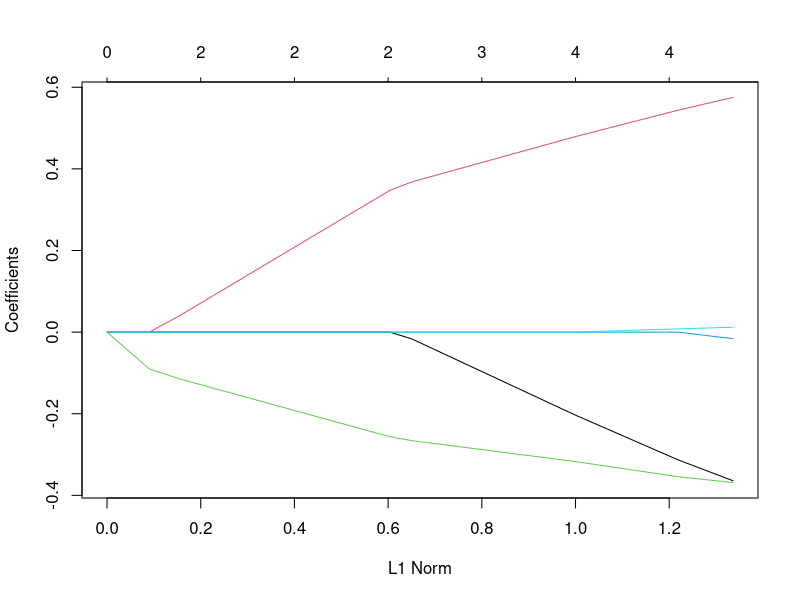
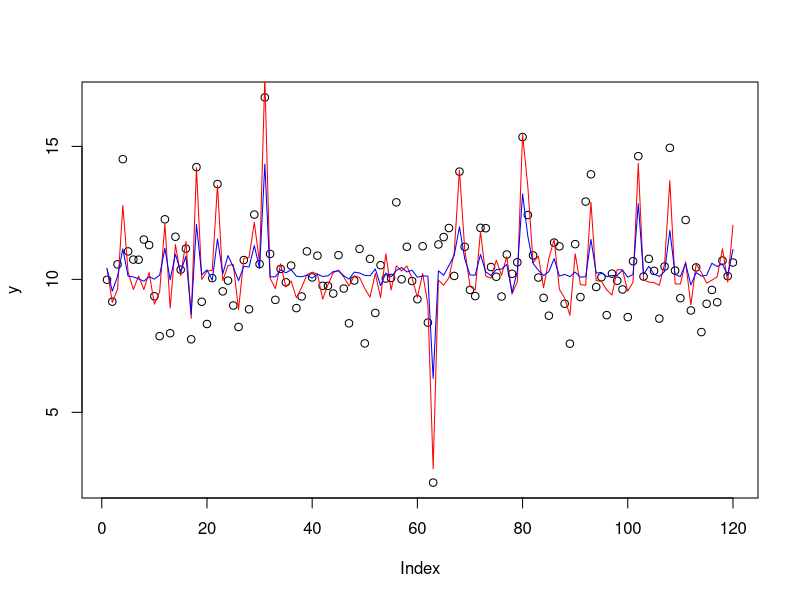
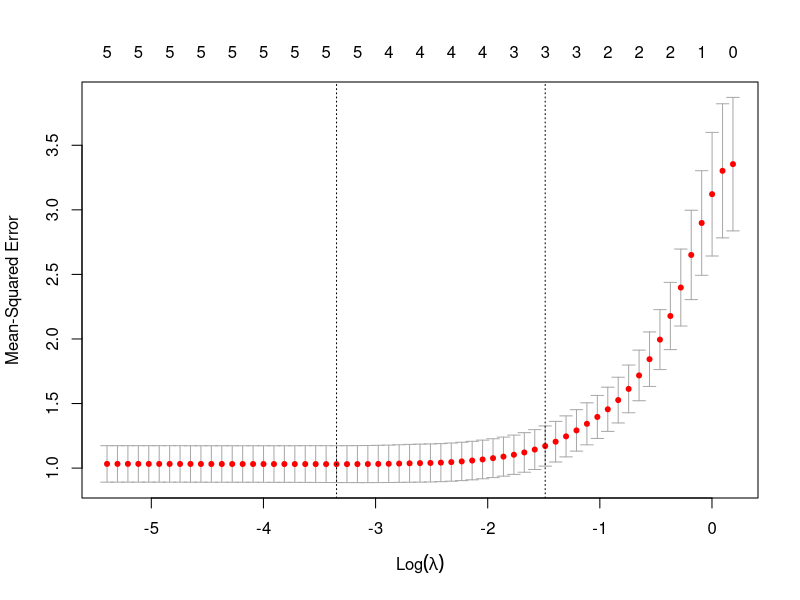
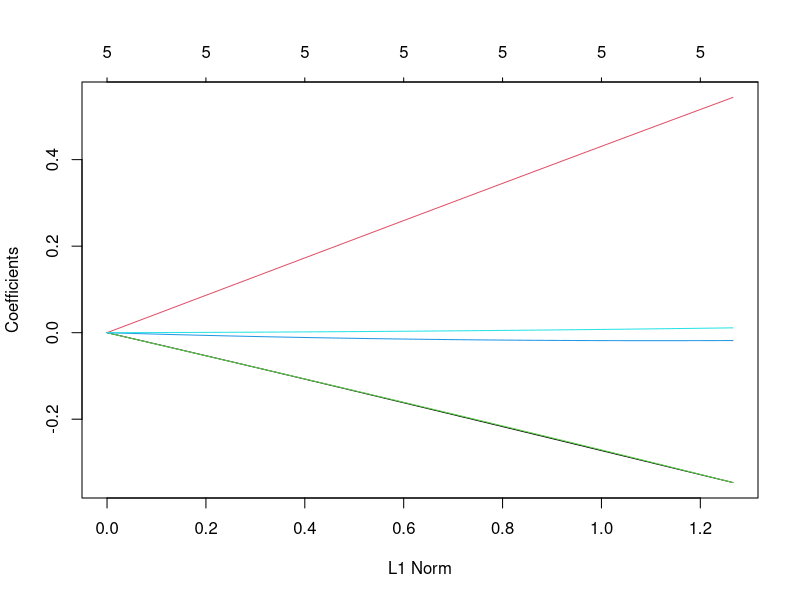
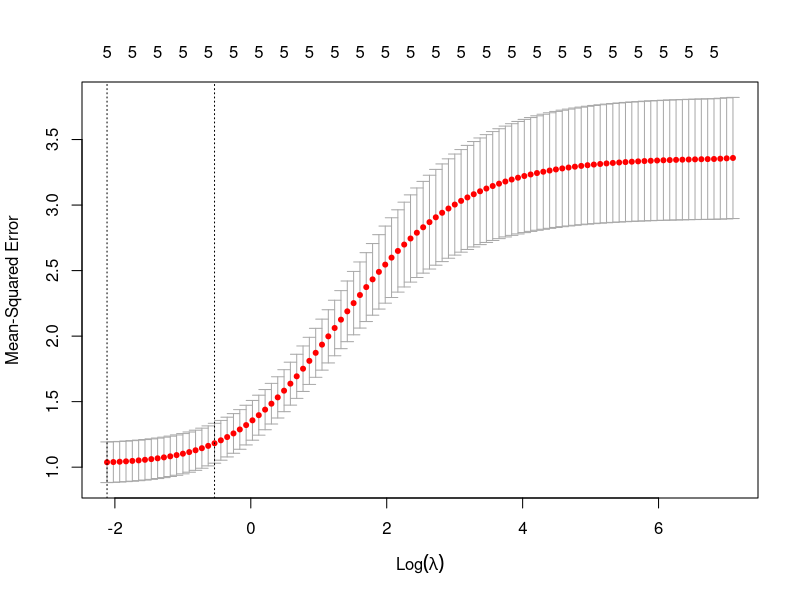
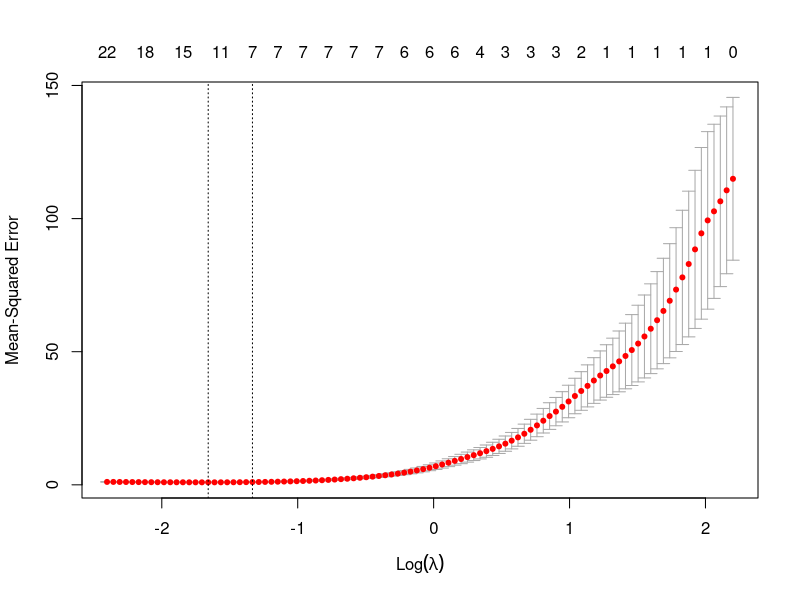
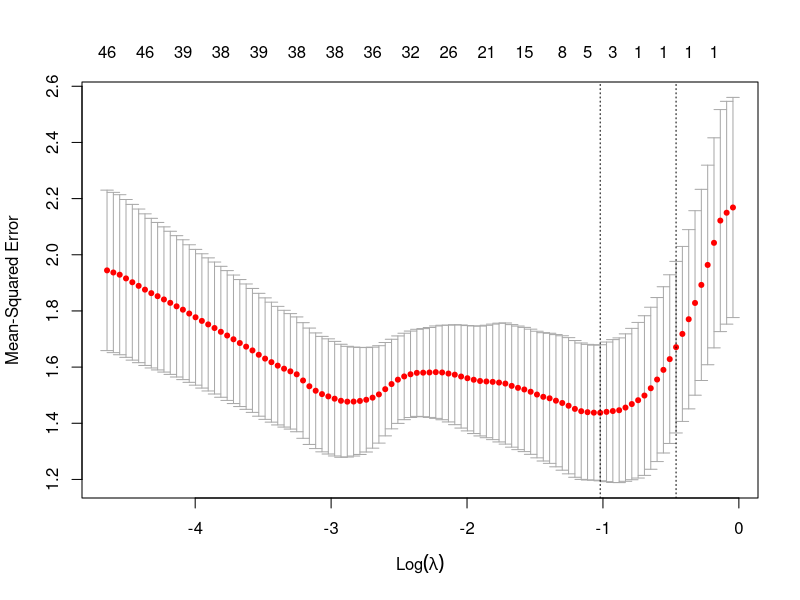

These figures' R source, in order:
# Sugestão: Pacote olsrr
# https://cran.r-project.org/web/packages/olsrr/vignettes/intro.html

##########################################
#
#   Pacotes usados nesse exemplo
#
##########################################
# install.packages("glmnet")
# install.packages("tidyverse")
# install.packages("caret")
# install.packages("leaps")


#############################################
#
#  Gerando os dados para o exemplo
#
#############################################
n=120
p=5

set.seed(1100)
x = matrix(ncol = p, nrow = n)
for(i in 1:p) x[,i] = rnorm(n)^i

colnames(x)= paste("X", 1:5, sep = "")
coef=c(10,round(rnorm(p-2),2),0,0)
names(coef) = c("(Intercept)", colnames(x))
    
# coeficientes do modelo:
coef
# gerando Y = X*beta + e
y=cbind(rep(1,n),x)%*%coef+rnorm(n)
cor(y,x)


#############################################
#
#  Ajustando o modelo: 
#
#############################################

### BACKWARD

m1=lm(y~x)
summary(m1)

m2=lm(y~x[,-4])
summary(m2)

m3=lm(y~x[,-c(4,5)])
summary(m3)

m4=lm(y~x[,-c(5)])
summary(m4)

final.B = lm(y~x[,1:3])
cf.B = coefficients(final.B); names(cf.B) = names(coef)[0:3+1]

#### FORWARD

m1=lm(y~x[,1])
summary(m1)
m2=lm(y~x[,2])
summary(m2)
m3=lm(y~x[,3])
summary(m3)
m4=lm(y~x[,4])
summary(m4)

m1=lm(y~x[,c(3,1)])
summary(m1)
m2=lm(y~x[,c(3,2)])
summary(m2)
m3=lm(y~x[,c(3,4)])
summary(m3)
m4=lm(y~x[,c(3,5)])
summary(m4)

m1=lm(y~x[,c(3,2,1)])
summary(m1)
m2=lm(y~x[,c(3,2,4)])
summary(m2)
m3=lm(y~x[,c(3,2,5)])
summary(m3)

m1=lm(y~x[,c(3,2,1,4)])
summary(m1)

m2=lm(y~x[,c(3,2,1,5)])
summary(m2)

final.F =lm(y~x[,c(3,2,1)])
cf.F = coefficients(final.F); names(cf.F) = names(coef)[c(0,3,2,1)+1]

# comparando
res = matrix(0, ncol = 3, nrow = length(coef))
rownames(res) = names(coef)
colnames(res) = c("Coeficiente", "Estimativa.B", "Estimativa.F")
res[, 1] = coef
res[names(cf.B),2] = cf.B
res[names(cf.F),3] = cf.F
round(res,2)

################

### Baseado em erro de previs?o:
# install.packages("tidyverse")
# install.packages("caret")
# install.packages("leaps")

library(tidyverse)
library(caret)
library(leaps)
library(MASS)

dados = data.frame(x,y)

# Fit the full model
full.model <- lm(y~x)
# Stepwise regression model
step.model <- stepAIC(full.model, direction = "both",
                      trace = FALSE)
summary(step.model)

models <- regsubsets(y~., data=dados, nvmax = 4,
                     method = "forward")
summary(models)


set.seed(123)
# Set up repeated k-fold cross-validation
train.control <- trainControl(method = "cv", number = 10)
# Train the model
step.model <- train(y ~., data = dados,
                    method = "leapBackward",
                    tuneGrid = data.frame(nvmax = 1:5),
                    trControl = train.control
)
step.model$results

step.model$bestTune

summary(step.model$finalModel)
coef.cv = coef(step.model$finalModel, 3)

res = cbind(res, rep(0,p+1))
res[names(coef.cv),4] = coef.cv 
colnames(res)[4] = "Estimativa.cv"
res

#################

install.packages("glmnet")
library(glmnet)

# Método para obter os coeficientes = Coordinate descent
# pag 8:  https://cran.r-project.org/web/packages/glmnet/vignettes/glmnet.pdf

# alpha = 0 -> Ridge
# alpha = 1 -> LASSO

#-------- Lasso ------------------------
#### glmnet: ajusta o modelo para vários lambdas (grade default ou personalizada)
ajuste = glmnet(x, y, alpha=1)

# coefficientes associados a cada lambda:
coefs.ajuste = coef(ajuste)
coefs.ajuste
dim(coefs.ajuste)  
coefs.ajuste[,10]  # coefs. para o décimo lambda da seq.
# eixo-x = lambda (no topo = nr. de coefs nao zero)
# eixo-y norma dos coeficientes
plot(ajuste)
# escolhe baseado no tamanho da amostra e qtde de variaveis (pra zerar mais ou menos coefs)
range(ajuste$lambda)

# coeficients para um outro valor de lambda
predict(ajuste, s = 0.001, type = "coefficients")
predict(ajuste, s = 1.21, type = "coefficients")

# valores preditos 
yhat = predict(ajuste, s = ajuste$lambda[60], type = "response", newx = x)
yhat2 = predict(ajuste, s = ajuste$lambda[10], type = "response", newx = x)
plot(y)
lines(yhat, col = "red")
lines(yhat2, col = "blue")

### cv.glmnet - essa diz qual eh o lambda otimo usa validação cruzada:
validacaoCruzada = cv.glmnet(x, y, alpha=1)
plot(validacaoCruzada) 
lambdaOtimo = validacaoCruzada$lambda.min
# os coeficients para o lambda ótimo pode ser obtidos 
coefficients(ajuste, s = lambdaOtimo)

# mesmo resultado será obtido usando a função predict
predict(ajuste, s = lambdaOtimo, type = "coefficients")

# se não tivéssemos a variável "ajuste":
ajuste.otimo = glmnet(x, y, alpha=1, lambda = lambdaOtimo)
coef(ajuste.otimo)


#-------- Ridge ------------------------

# raro zerar coeficientes

ajusteR = glmnet(x, y, alpha=0)
plot(ajusteR)
validacaoCruzada = cv.glmnet(x, y, alpha=0)
plot(validacaoCruzada)
lambdaOtimo = validacaoCruzada$lambda.min
coefficients(ajusteR, s = lambdaOtimo)



################################
# p maior que n
ncol = 100
nrow = 50
#gerar matriz com distribuições diferentes
X = matrix(0, ncol = ncol, nrow = nrow)
#for(j in 1:ncol) X[,j] = rnorm(nrow, sd = sqrt(j)) 
for(j in 1:ncol) X[,j] = rexp(nrow, rate = sqrt(j)) 

# 5 vars que realmente importam
p = 5
beta = rep(0,ncol)
beta[c(1,10,20,50,90)] = rep(10,5)

#aqui definimos o modelo correto
#y = 20 + 10X1 + 10X10+ 10X50 ... + e (dist normal)
Y = 20 + X%*%beta + rnorm(nrow)

#pergunta: sera que o lasso vai encontrar os coeficientes certos?

validacaoCruzada = cv.glmnet(X, Y, alpha=1, nfold = 5)
plot(validacaoCruzada)
lambdaOtimo = validacaoCruzada$lambda.min
ajuste.otimo = glmnet(X, Y, alpha=1, lambda = lambdaOtimo)
cf = coef(ajuste.otimo)
cf
nm = rownames(cf)[cf[,1] != 0]
nm
round(cf[nm,],4)

vars = paste("V",c(1,10,20,50,90), sep = "")
sum(vars %in% nm)

# tem um modelo com 100 variaveis, mas apenas 5 são uteis (como definiu? como validou?)
# sabemos quais sao exatamente as variaveis
# a terefa é aplicar o Lasso no modelo e ver se ele acerta quais sao as nao nulas uteis
#qtas vezes o lasso vai acertar quais são as variaveis certas em 100 repetições?

#E nesse caso: #for(j in 1:ncol) X[,j] = rexp(nrow, rate = sqrt(j)) ??
# Dai começa a ter problemas

#Testar com coeficientes de outras magnitudes (0.1, 0.5, 20, 60)

ncol = 100
nrow = 50
#gerar matriz com distribuições diferentes
X = matrix(0, ncol = ncol, nrow = nrow)
#for(j in 1:ncol) X[,j] = rnorm(nrow, sd = sqrt(j)) 
for(j in 1:ncol) X[,j] = rexp(nrow, rate = sqrt(j)) 

# 5 vars que realmente importam
p = 5
beta = rep(0,ncol)
beta[c(1,10,20,50,90)] = rep(10,5)

#aqui definimos o modelo correto
#y = 20 + 10X1 + 10X10+ 10X50 ... + e (dist normal)
Y = 20 + X%*%beta + rnorm(nrow)

#pergunta: sera que o lasso vai encontrar os coeficientes certos?


# -------------- Se agora o coeficiente é 1------------------

ncol = 100
nrow = 50
#gerar matriz com distribuições diferentes
X = matrix(0, ncol = ncol, nrow = nrow)
#for(j in 1:ncol) X[,j] = rnorm(nrow, sd = sqrt(j)) 
for(j in 1:ncol) X[,j] = rexp(nrow, rate = sqrt(j)) 

# 5 vars que realmente importam
p = 5
beta = rep(0,ncol)
beta[c(1,10,20,50,90)] = rep(1,5)

#aqui definimos o modelo correto
#y = 20 + 10X1 + 10X10+ 10X50 ... + e (dist normal)
Y = 20 + X%*%beta + rnorm(nrow)


validacaoCruzada = cv.glmnet(X, Y, alpha=1, nfold = 5)
plot(validacaoCruzada)
lambdaOtimo = validacaoCruzada$lambda.min
ajuste.otimo = glmnet(X, Y, alpha=1, lambda = lambdaOtimo)
cf = coef(ajuste.otimo)
cf
nm = rownames(cf)[cf[,1] != 0]
nm
round(cf[nm,],4)

vars = paste("V",c(1,10,20,50,90), sep = "")
sum(vars %in% nm)
